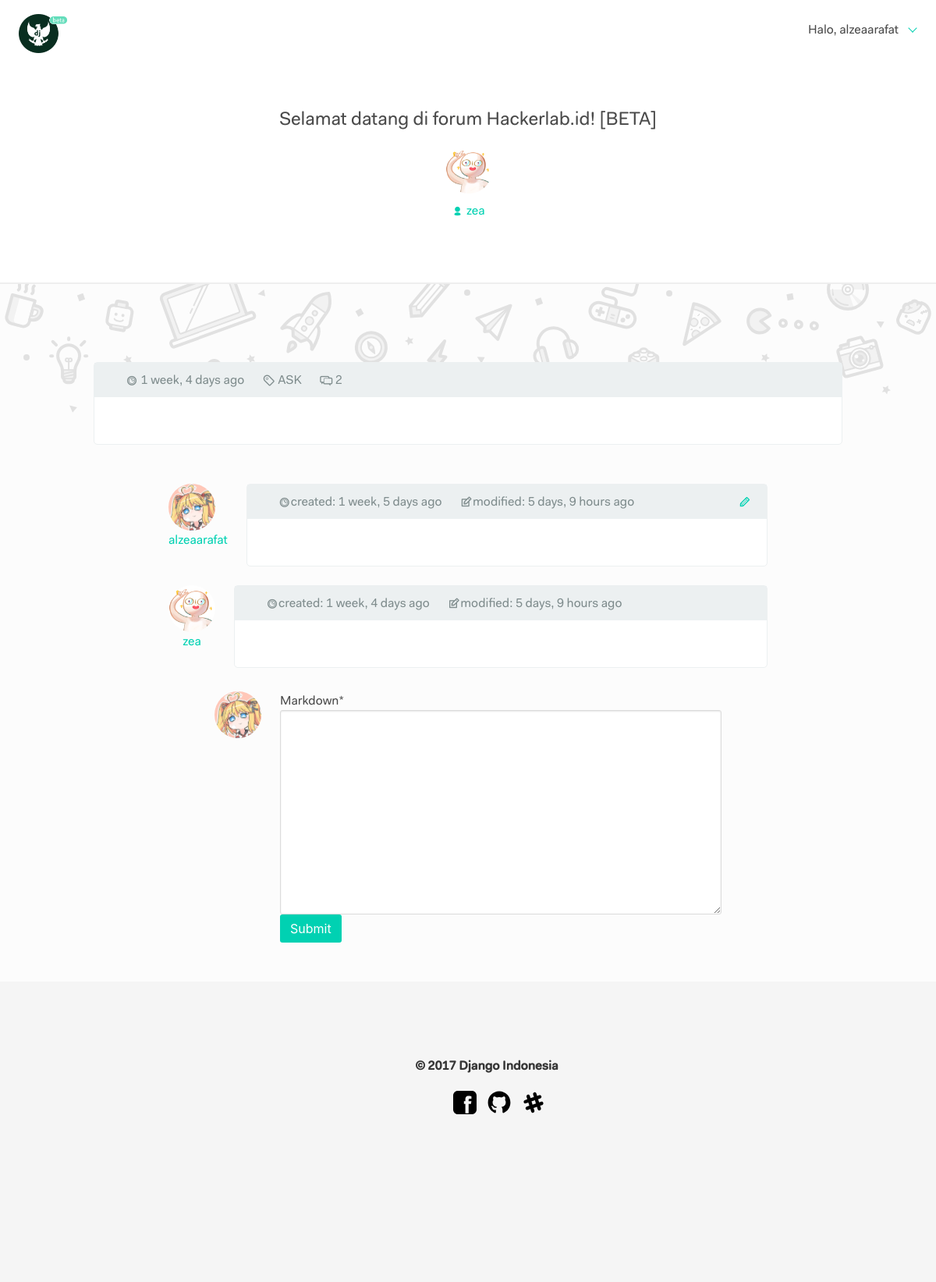
Page /thread/1/ (signed in) on the committed database.
### app_forum/models.py (models this page shows, shortened)
class Forum(models.Model):
    forum_author = models.ForeignKey(
        Profile,
        related_name='user_forums',
        null=True,
        blank=True,
        on_delete=models.CASCADE
    )
    forum_title = models.CharField(
        max_length=225,
        verbose_name=u'Title',
        blank=False,
        null=False
    )
    forum_category = models.ForeignKey(
        'Category',
        verbose_name=u'Category',
    )
    forum_content = MarkdownxField(
        verbose_name=u'Content (Use Markdown)',
    )
    is_created = models.DateTimeField(
        auto_now_add=True,
        null=True,
        blank=True
    )
    is_modified = models.DateTimeField(
        auto_now=True,
        null=True,
        blank=True
    )
    is_hot = models.BooleanField(
        default=False
    )
    is_closed = models.BooleanField(
        default=False
    )

class Category(models.Model):
    id = models.AutoField(
        primary_key=True
    )
    category_title = models.CharField(
        max_length=200,
        verbose_name=u'Category Name',
        blank=False,
        null=False
    )
    slug = AutoSlugField(
        populate_from='category_title',
        unique=True
    )
    class Meta:
        verbose_name_plural = "Categories"
    def __str__(self):
        return str(self.category_title)

class Comment(models.Model):
    forum = models.ForeignKey(
        'Forum',
        related_name='forum_comments'
    )
    comment_author = models.ForeignKey(
        Profile,
        related_name='user_comments',
        null=True,
        blank=True,
        on_delete=models.CASCADE
    )
    comment_content = MarkdownxField(
        verbose_name=u'Markdown',
    )
    is_created = models.DateTimeField(
        auto_now_add=True,
    )
    is_modified = models.DateTimeField(
        auto_now=True,
        null=True,
        blank=True
    )

### app_author/models.py (models this page shows)
class Profile(models.Model):
    user = models.OneToOneField(
        User,
        on_delete=models.CASCADE
    )
    profile_picture = models.ImageField(
        upload_to='images/%Y/%m/%d',
        validators=[validate_image],
        blank=True,
        null=True
    )
    profile_name = models.CharField(
        verbose_name='Name',
        null=True,
        blank=True,
        max_length=50
    )
    profile_email = models.EmailField(
        verbose_name='Email Address',
        null=True,
        blank=True
    )
    profile_location = models.CharField(
        verbose_name='Origin/City',
        null=True,
        blank=True,
        max_length=50
    )
    profile_github = models.URLField(
        verbose_name='Github URL',
        null=True,
        blank=True
    )
    slug = AutoSlugField(
        populate_from='user',
        blank=False,
        null=False
    )
    is_created = models.DateTimeField(
        default=datetime.datetime.now,
        null=True,
        blank=True
    )
    is_moderator = models.BooleanField(
        default=False,
    )
    def __str__(self):
        return str(self.user)

### app_forum/views.py (the view)
# urls.py: url(r'^thread/(?P<pk>[-\w]+)/$', views.forum_single_view, name='forum_single'),
def forum_single_view(request, pk):
    forum = get_object_or_404(Forum, pk=pk)
    forum_comments = Comment.objects.filter(forum=forum.id)
    form = CommentForm()
    template = 'app_forum/main/forum_single.html'
    context = {'forum': forum, 'forum_comments': forum_comments, 'form': form}
    if request.method == "POST":
        form = CommentForm(request.POST)
        if form.is_valid():
            comment = form.save(commit=False)
            comment.comment_author = Profile.objects.get(user=request.user)
            comment.created_date = datetime.now()
            comment.forum = forum
            comment.save()
            return redirect('forum:forum_single', pk=forum.pk)
    else:
        return render(request, template, context)

### app_forum/forms.py
class CommentForm(forms.ModelForm):
    class Meta:
        model = Comment
        fields = (
            'comment_content',
        )
        comment_content = MarkdownxFormField()
        exclude = ['comment_author']
        widgets = {'comment_author': forms.HiddenInput()}

### app_forum/templatetags/show_markdown.py (called while the page is built)
@register.filter
def show_markdown(text):
    return markdownify(text)

### app_forum/templates/app_forum/main/forum_single.html (shortened to what this page needs)
{% extends "app_forum/main/forum_base.html" %}
{% load humanize %}
{% load crispy_forms_tags %}
{% load socialaccount %}
{% load show_markdown %}
{% load staticfiles %}
{% block content %}
    <div class="dj-forum-single-wrapper">
        <div class="container">
            <div class="columns">
                <div class="column">
                    <div class="dj-forum-single-heading">
                        <h1>{{ forum.forum_title }}</h1>
                        <div class="dj-forum-single-author-wrapper">
                             {% if forum.forum_author.profile_picture %}
                            <div class="dj-author-avatar-rounded" style="background: url('{{ request.META.HTTP_NAME }}/media/{{ forum.forum_author.profile_picture }}') no-repeat center center; background-size: cover;"></div>
                            {% else %}
                            <div class="dj-author-avatar-rounded" style="background: url('{% static "img/you-face.gif" %}') no-repeat center center; background-size: cover;"></div>
                            {% endif %}
                        </div>
                        <a href="{% url "author:author_single" slug=forum.forum_author.slug %}" class=""><span class="typcn typcn-user"></span> {{ forum.forum_author }}</a>
                    </div>
                </div>
            </div>
        </div>
    </div>
    {% include "app_forum/partials/_doodle.html" %}
    <div class="dj-forum-single-body-wrapper">
        <div class="dj-forum-single-content-wrapper">
            <div class="container-narrow">
                <div class="columns">
                    <div class="column">
                        <div class="dj-forum-single-box">
                            <div class="dj-forum-single-box-meta">
                                <ul>
                                    <li><span class="typcn typcn-time"></span> {{ forum.is_created|naturaltime }}</li>
                                    <li><span class="typcn typcn-tag"></span> {{ forum.forum_category }}</li>
                                    <li><span class="typcn typcn-messages"></span> {{ forum.forum_comments.count }}</li>
                                </ul>
                            </div>
                            <div class="dj-forum-single-content">
                            </div>
                        </div>
                    </div>
                </div>
            </div>
        </div>
        <div class="dj-forum-single-comments-wrapper">
            <div class="container-narrow-2">
                {% for comment in forum_comments %}
                <div class="columns">
                    <div class="column is-narrow" style="text-align: center;">
                        {% if comment.comment_author.profile_picture %}
                        <div class="dj-author-avatar-rounded" style="background: url('{{ request.META.HTTP_NAME }}/media/{{ comment.comment_author.profile_picture }}') no-repeat center center; background-size: cover;"></div>
                        <a href="{% url 'author:author_single' slug=comment.comment_author.slug %}">{{ comment.comment_author }}</a>
                        {% else %}
                        <div class="dj-author-avatar-rounded" style="background: url('{% static "img/you-face.gif" %}') no-repeat center center; background-size: cover;"></div>
                        <a href="{% url 'author:author_single' slug=comment.comment_author.slug %}">{{ comment.comment_author }}</a>
                        {% endif %}
                    </div>
                    <div class="column">
                        <div class="dj-forum-single-box-comment">
                            <div class="dj-forum-single-box-meta-comment">
                                <ul>
                                    <li><span class="typcn typcn-time"></span>created: {{ comment.is_created|naturaltime }}</li>
                                    <li><span class="typcn typcn-edit"></span>modified: {{ comment.is_modified|naturaltime }}</li>
                                    <li class="float-right">{% if user.is_authenticated and request.user == comment.comment_author.user %}<a href="{% url 'forum:forum_comment_edit' pk=forum.pk id=comment.id %}" data-toggle="tooltip" title="Edit Post"><span class="typcn typcn-pencil"></span></a>{% endif %}</li>
                                </ul>
                            </div>
                            <div class="dj-forum-single-content-comment">
                            </div>
                        </div>
                    </div>
                </div>
                {% endfor %}
            </div>
        </div>
       {% if request.user.is_authenticated and forum.is_closed != True %}
       <div class="dj-forum-single-comment-form-wrapper">
            <div class="container-narrow-3">
                <div class="columns">
                    <div class="column is-narrow">
                        <div class="dj-author-avatar-rounded" style="background: url('{{ request.META.HTTP_NAME }}/media/{{ request.user.profile.profile_picture }}') no-repeat center center; background-size: cover;">
                        </div>
                    </div>
                    <div class="column">
                        <div>
                            <form action="" enctype="multipart/form-data" method="post">{% csrf_token %}
                                <div class="form-group">
                                    {{ form.comment_content|as_crispy_field|safe }}
                                </div>
                                <button class="button is-primary" type='submit'>Submit</button>
                            </form>
                        </div>
                    </div>
                </div>
            </div>
       </div>
       {% elif request.user.is_authenticated and forum.misc_closed != False %}
       <div class="dj-forum-closed">
           <h4><span class="typcn typcn-lock-closed" style="color: #f1c40f;"></span> thread closed</h4>
       </div>
        {% elif request.user.is_anonymous %}
        <div class="dj-forum-closed">
            <h4><a href="{% provider_login_url "github" process="login" %}"><span class="typcn typcn-key" style="color: #1abc9c;"></span> login untuk bergabung di diskusi</a></h4>
        </div>
       {% endif %}
    </div>
{% endblock %}

### app_forum/templates/app_forum/partials/_navbar.html (shortened to what this page needs)
{% load account %}
{% load socialaccount %}
{% load staticfiles %}
<div class="dj-navbar-wrapper">
    <div class="container">
        <nav class="navbar is-transparent" role="navigation" aria-label="main navigation">
            <div class="navbar-brand">
                <a class="navbar-item" href="/">
                    <img src="{% static 'img/logo.png' %}" alt="Django Indonesia" width="112" height="28">
                </a>
            </div>
            <div class="navbar-menu">
                <div class="navbar-end">
                    <a class="navbar-item">
                        {% if not request.user.is_authenticated %}
                        <p class="control">
                            <a class="button" href="{% provider_login_url "github" process="login" %}">
                                <span class="icon">
                                    <span class="typcn typcn-social-github"></span>
                                </span>
                                <span>Login with Github</span>
                            </a>
                        </p>
                        {% else %}
                        <div class="navbar-item has-dropdown is-hoverable">
                            <a class="navbar-link">
                                Halo, {{ request.user.username }}
                            </a>
                        </div>
                        {% endif %}
                    </a>
                </div>
            </div>
        </nav>
    </div>
</div>

### rows in the picture
Forum: forum_title "Selamat datang di forum Hackerlab.id! [BETA]", forum_author "zea", is_created "1 week, 4 days ago", forum_category "ASK", forum_comments.count "2"
Comment: comment_author.profile_picture (picture), comment_author "alzeaarafat", is_created "1 week, 5 days ago", is_modified "5 days, 9 hours ago"
Comment: comment_author "zea", is_created "1 week, 4 days ago", is_modified "5 days, 9 hours ago"

### other values in the picture
{{ request.user.username }} "alzeaarafat"
